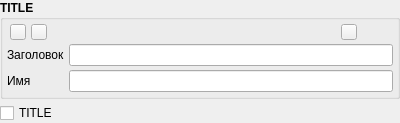
<?xml version="1.0" encoding="UTF-8"?>
<ui version="4.0">
 <class>VariableBoolFrame</class>
 <widget class="QWidget" name="VariableBoolFrame">
  <property name="geometry">
   <rect>
    <x>0</x>
    <y>0</y>
    <width>400</width>
    <height>113</height>
   </rect>
  </property>
  <property name="windowTitle">
   <string>Form</string>
  </property>
  <layout class="QVBoxLayout" name="verticalLayout">
   <property name="spacing">
    <number>4</number>
   </property>
   <property name="margin">
    <number>0</number>
   </property>
   <item>
    <widget class="QGroupBox" name="adminGroupBox">
     <property name="font">
      <font>
       <weight>75</weight>
       <bold>true</bold>
      </font>
     </property>
     <property name="title">
      <string>TITLE</string>
     </property>
     <layout class="QGridLayout" name="gridLayout">
      <property name="margin">
       <number>4</number>
      </property>
      <property name="spacing">
       <number>4</number>
      </property>
      <item row="1" column="0">
       <widget class="QLabel" name="nameLabel">
        <property name="font">
         <font>
          <weight>50</weight>
          <bold>false</bold>
         </font>
        </property>
        <property name="text">
         <string>Заголовок</string>
        </property>
       </widget>
      </item>
      <item row="1" column="1">
       <widget class="QLineEdit" name="nameEdit">
        <property name="font">
         <font>
          <weight>50</weight>
          <bold>false</bold>
         </font>
        </property>
       </widget>
      </item>
      <item row="2" column="0">
       <widget class="QLabel" name="varNameLabel">
        <property name="font">
         <font>
          <weight>50</weight>
          <bold>false</bold>
         </font>
        </property>
        <property name="text">
         <string>Имя</string>
        </property>
       </widget>
      </item>
      <item row="2" column="1">
       <widget class="QLineEdit" name="varNameEdit">
        <property name="font">
         <font>
          <weight>50</weight>
          <bold>false</bold>
         </font>
        </property>
       </widget>
      </item>
      <item row="0" column="0">
       <layout class="QHBoxLayout" name="horizontalLayout_3">
        <property name="spacing">
         <number>2</number>
        </property>
        <item>
         <widget class="QPushButton" name="upButton">
          <property name="sizePolicy">
           <sizepolicy hsizetype="Fixed" vsizetype="Fixed">
            <horstretch>0</horstretch>
            <verstretch>0</verstretch>
           </sizepolicy>
          </property>
          <property name="maximumSize">
           <size>
            <width>16</width>
            <height>16</height>
           </size>
          </property>
          <property name="font">
           <font>
            <weight>50</weight>
            <bold>false</bold>
           </font>
          </property>
          <property name="text">
           <string/>
          </property>
          <property name="icon">
           <iconset resource="../../Resources.qrc">
            <normaloff>:/images/Up.png</normaloff>:/images/Up.png</iconset>
          </property>
          <property name="iconSize">
           <size>
            <width>14</width>
            <height>14</height>
           </size>
          </property>
         </widget>
        </item>
        <item>
         <widget class="QPushButton" name="downButton">
          <property name="sizePolicy">
           <sizepolicy hsizetype="Fixed" vsizetype="Fixed">
            <horstretch>0</horstretch>
            <verstretch>0</verstretch>
           </sizepolicy>
          </property>
          <property name="maximumSize">
           <size>
            <width>16</width>
            <height>16</height>
           </size>
          </property>
          <property name="font">
           <font>
            <weight>50</weight>
            <bold>false</bold>
           </font>
          </property>
          <property name="text">
           <string/>
          </property>
          <property name="icon">
           <iconset resource="../../Resources.qrc">
            <normaloff>:/images/Down.png</normaloff>:/images/Down.png</iconset>
          </property>
          <property name="iconSize">
           <size>
            <width>14</width>
            <height>14</height>
           </size>
          </property>
         </widget>
        </item>
        <item>
         <spacer name="horizontalSpacer_2">
          <property name="orientation">
           <enum>Qt::Horizontal</enum>
          </property>
          <property name="sizeType">
           <enum>QSizePolicy::Fixed</enum>
          </property>
          <property name="sizeHint" stdset="0">
           <size>
            <width>15</width>
            <height>0</height>
           </size>
          </property>
         </spacer>
        </item>
       </layout>
      </item>
      <item row="0" column="1">
       <layout class="QHBoxLayout" name="horizontalLayout_2">
        <property name="spacing">
         <number>2</number>
        </property>
        <item>
         <spacer name="horizontalSpacer">
          <property name="orientation">
           <enum>Qt::Horizontal</enum>
          </property>
          <property name="sizeHint" stdset="0">
           <size>
            <width>0</width>
            <height>0</height>
           </size>
          </property>
         </spacer>
        </item>
        <item>
         <widget class="QPushButton" name="editButton">
          <property name="sizePolicy">
           <sizepolicy hsizetype="Fixed" vsizetype="Fixed">
            <horstretch>0</horstretch>
            <verstretch>0</verstretch>
           </sizepolicy>
          </property>
          <property name="maximumSize">
           <size>
            <width>16</width>
            <height>16</height>
           </size>
          </property>
          <property name="font">
           <font>
            <weight>50</weight>
            <bold>false</bold>
           </font>
          </property>
          <property name="text">
           <string/>
          </property>
          <property name="icon">
           <iconset resource="../../Resources.qrc">
            <normaloff>:/images/Pencil.png</normaloff>:/images/Pencil.png</iconset>
          </property>
         </widget>
        </item>
        <item>
         <widget class="QPushButton" name="copyButton">
          <property name="sizePolicy">
           <sizepolicy hsizetype="Fixed" vsizetype="Fixed">
            <horstretch>0</horstretch>
            <verstretch>0</verstretch>
           </sizepolicy>
          </property>
          <property name="maximumSize">
           <size>
            <width>16</width>
            <height>16</height>
           </size>
          </property>
          <property name="font">
           <font>
            <weight>50</weight>
            <bold>false</bold>
           </font>
          </property>
          <property name="text">
           <string/>
          </property>
          <property name="icon">
           <iconset resource="../../Resources.qrc">
            <normaloff>:/images/CopyComponent.png</normaloff>:/images/CopyComponent.png</iconset>
          </property>
          <property name="flat">
           <bool>true</bool>
          </property>
         </widget>
        </item>
        <item>
         <widget class="QPushButton" name="deleteButton">
          <property name="sizePolicy">
           <sizepolicy hsizetype="Fixed" vsizetype="Fixed">
            <horstretch>0</horstretch>
            <verstretch>0</verstretch>
           </sizepolicy>
          </property>
          <property name="maximumSize">
           <size>
            <width>16</width>
            <height>16</height>
           </size>
          </property>
          <property name="font">
           <font>
            <weight>50</weight>
            <bold>false</bold>
           </font>
          </property>
          <property name="text">
           <string/>
          </property>
          <property name="icon">
           <iconset resource="../../Resources.qrc">
            <normaloff>:/images/Delete.png</normaloff>:/images/Delete.png</iconset>
          </property>
          <property name="flat">
           <bool>true</bool>
          </property>
         </widget>
        </item>
       </layout>
      </item>
     </layout>
    </widget>
   </item>
   <item>
    <widget class="QWidget" name="userWidget" native="true">
     <layout class="QHBoxLayout" name="horizontalLayout">
      <property name="spacing">
       <number>4</number>
      </property>
      <property name="margin">
       <number>0</number>
      </property>
      <item>
       <widget class="QCheckBox" name="valueCheckBox">
        <property name="text">
         <string>TITLE</string>
        </property>
       </widget>
      </item>
      <item>
       <widget class="QPushButton" name="lockButton">
        <property name="maximumSize">
         <size>
          <width>20</width>
          <height>20</height>
         </size>
        </property>
        <property name="text">
         <string/>
        </property>
        <property name="icon">
         <iconset resource="../../Resources.qrc">
          <normaloff>:/images/Unlock.png</normaloff>:/images/Unlock.png</iconset>
        </property>
        <property name="iconSize">
         <size>
          <width>20</width>
          <height>20</height>
         </size>
        </property>
        <property name="flat">
         <bool>true</bool>
        </property>
       </widget>
      </item>
     </layout>
    </widget>
   </item>
  </layout>
 </widget>
 <resources>
  <include location="../../Resources.qrc"/>
 </resources>
 <connections/>
</ui>
